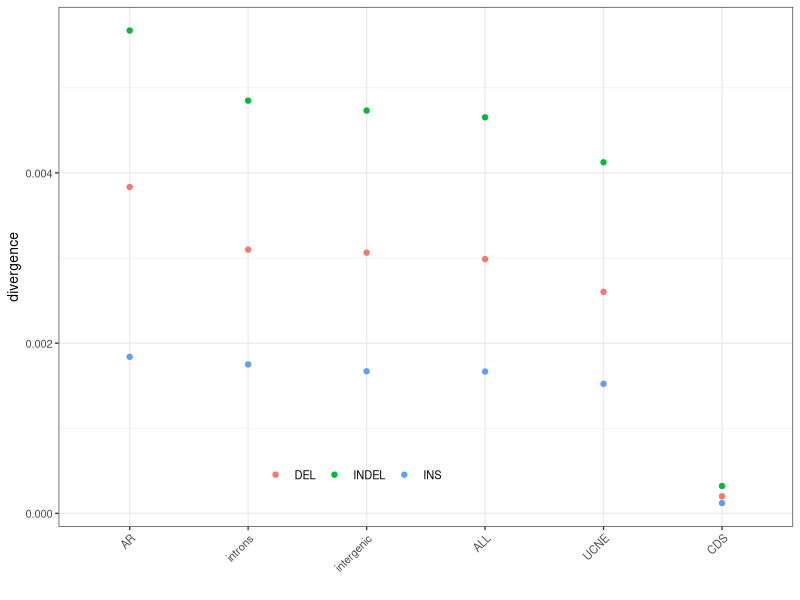

R code for this plot:
library(ggplot2)
library(dplyr)

div = read.delim('gt_indel_div.txt')

div = subset(div, category!='noncoding')

div$category = factor(div$category,
  levels=rev(c('CDS', 'UCNE', 'ALL', 'intergenic', 'introns', 'AR')))

div_plot = ggplot(div, aes(x=category, y=divergence, colour=variation)) +
    geom_point(stat='identity') +
    theme_bw(base_size = 10) +
    xlab('') + ylab('divergence') +
    theme(axis.text.x = element_text(angle = 45, hjust = 1),
    legend.title=element_blank(), legend.position=c(0.4, 0.1),
    legend.background=element_blank()) +
    guides(colour = guide_legend(nrow = 1))

# pdf(file='indel_divergence.pdf', width=3, height=3)
# div_plot
# dev.off()

png(file='indel_divergence.png', width=3, height=3, units='in', res=320)
div_plot
dev.off()
